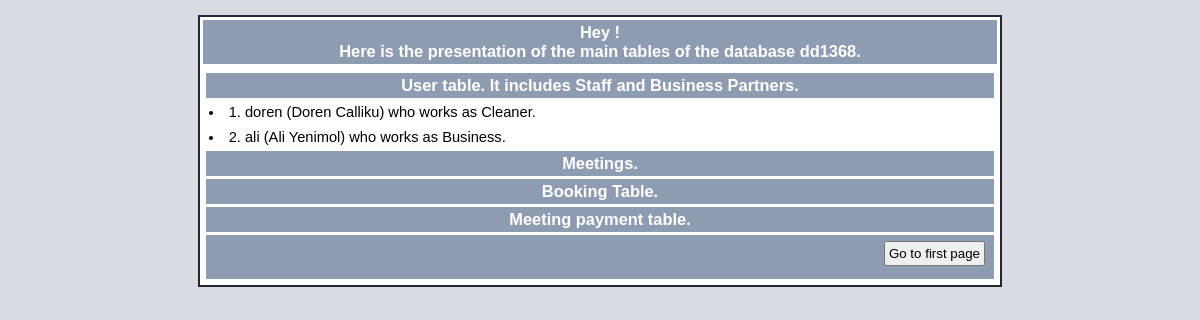
The page /php/status.php on the database its author committed.
### tables this page shows
CREATE TABLE User (
	user_id INT NOT NULL AUTO_INCREMENT,
	username VARCHAR(128) NOT NULL,
	password VARCHAR(128) NOT NULL,
	name VARCHAR(128),
	surname VARCHAR(128),
	position VARCHAR(128),
	status INT NOT NULL,
	PRIMARY KEY(user_id),
	UNIQUE(username)
);

### php/status.php (the view, shortened to what this page needs)
<html xmlns="http://www.w3.org/1999/xhtml">
   <head>
   </head>
   <body>
      <div class="main_page">
         <div class="section_header">
            Hey ! </br>
            Here is the presentation of the main tables of the database dd1368.</br>
         </div>
         <form action="index.php" method="post" style="vertical-align: left; margin: 0px;">
            <?php
               $servername = "localhost";
               $username   = "root";
               $password   = "Alumni2019";
               $conn = new PDO("mysql:host=$servername;dbname=dd1368", $username, $password);
               $conn->setAttribute(PDO::ATTR_ERRMODE, PDO::ERRMODE_EXCEPTION);?>
               <div class="section_header">
               <label for="payment">
                  User table. It includes Staff and Business Partners.
               </label>
               <br>
            </div>
               <?php
               $sql = "SELECT user_id, username, name, surname, position FROM User";
               $stmt = $conn->prepare($sql);
               $stmt->execute();
               $result = $stmt->fetchAll();
               foreach($result as $row) {
               echo " <li>" ;
               echo $row['user_id'].". ",$row['username']." (",$row['name']." ",$row['surname'].") who works as ",$row['position']. ".";
               echo "</li>";
               }
               ?>
            <div class="section_header">
               <label for="meetings">
               Meetings.
               </label>
               <br>
            </div>
            <div class="section_header">
               <label for="Bookings">
                  Booking Table.
               </label>
               <br>
            </div>
            <div class="section_header">
               <label for="payment">
              		Meeting payment table.
               </label>
               <br>
            </div>
            <div class="section_header">
               <label for="end">
           <input name="index" type="Submit" value="Go to first page" style = "float:right">
<br>
               </label>
               <br>
            </div>
         </form>
      </div>
   </body>
</html>

### php/status.php (style rules this page uses)
* { margin: 3px 3px 3px 3px; padding: 3px 3px 3px 3px; }
body, html { padding: 3px 3px 3px 3px; background-color: #D8DBE2; font-family: Verdana, sans-serif; font-size: 11pt; text-align: center; }
div.main_page { position: relative; display: table; width: 800px; margin-bottom: 3px; margin-left: auto; margin-right: auto; padding: 0px 0px 0px 0px; border-width: 2px; border-color: #212738; border-style: solid; background-color: #FFFFFF; text-align: left; }
div.section_header { padding: 3px 6px 3px 6px; background-color: #8E9CB2; color: #FFFFFF; font-weight: bold; font-size: 112%; text-align: center; }

### rows shown on the page
user: user_id "1", username "doren", name "Doren", surname "Calliku", position "Cleaner"
user: user_id "2", username "ali", name "Ali", surname "Yenimol", position "Business"
